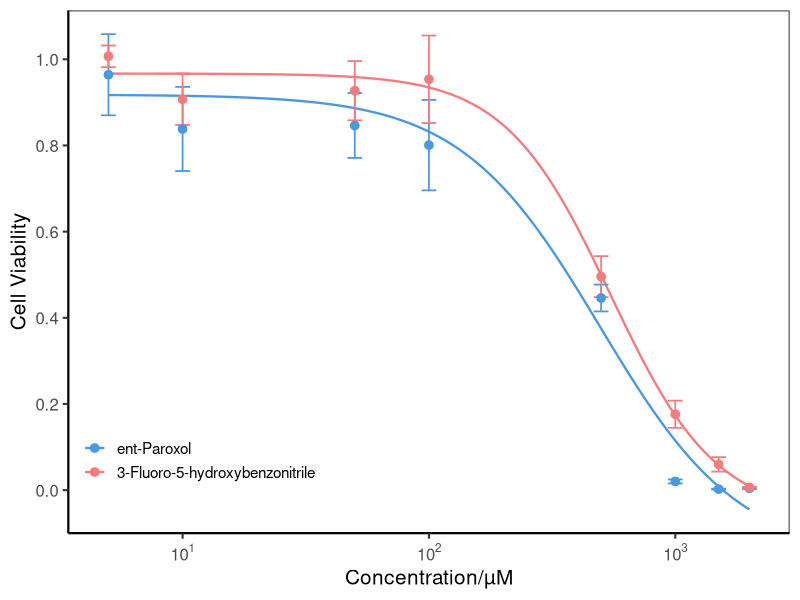

Recreate this plot in R.
# run_ggplot2.R --------------------------------------------------------------
# 复现 Nature Communications (2024) 15:8396 图 4f
# Hep G2 细胞在两种化合物下的剂量-反应曲线 (CCK-8, mean ± sd, n = 6)
# 用 nls 拟合 4PL 曲线, 用 ggplot2 出图
# ----------------------------------------------------------------------------

library(tidyverse)
library(minpack.lm)


# 1. 读入逐孔数据, 化合物设为有序因子 -----------------------------------------
raw_data <- read_csv("data/fig4f.csv") |>
  mutate(compound = fct_relevel(compound, "ent-Paroxol", "3-Fluoro-5-hydroxybenzonitrile"))



# 2. 汇总 mean ± sd; 0 uM 对照无法上对数轴, 绘图时滤除 -------------------------
summary_data <- raw_data |>
  filter(conc_um > 0) |>
  group_by(compound, conc_um) |>
  summarise(
    mean = mean(viability), 
    sd   = sd(viability), 
    .groups = "drop"
  ) |>
  mutate(ymin = mean - sd, ymax = mean + sd)


# 3. 逐化合物拟合 4PL, 生成平滑曲线 -------------------------------------------
fit_4pl <- function(data) {
  nlsLM(
    viability ~ bottom + (top - bottom) / (1 + (conc_um / ec50)^hill),
    data = data, 
    start = list(bottom = -0.2, top = 1, ec50 = 500, hill = 1),
    control = nls.lm.control(maxiter = 1000, ftol = 1e-10, ptol = 1e-10)
  )
}


grid <- tibble(conc_um = 10^seq(log10(5), log10(2000), length.out = 600))

pred_data <- raw_data |>
  group_nest(compound) |>
  mutate(
    mod = map(data, fit_4pl)
  ) |> 
  mutate(pred = map(mod, ~ mutate(grid, mean = predict(.x, newdata = grid)))) |>
  select(compound, pred) |>
  unnest(pred)



# 4. 出图 --------------------------------------------------------------------
summary_data |> 
  ggplot(aes(x = conc_um, y = mean, colour = compound)) +
  geom_line(data = pred_data, linewidth = 0.8) +
  geom_errorbar(aes(ymin = ymin, ymax = ymax),
                width = 0.06, linewidth = 0.6) +
  geom_point(size = 2.6) +
  scale_x_log10(
    breaks = c(10, 100, 1000),
    labels = scales::label_log()
  ) +
  scale_y_continuous(
    breaks = seq(0, 1.2, 0.2),
    labels = scales::label_number(accuracy = 0.1)
  ) +
  scale_colour_manual(
    values = c("ent-Paroxol"                    = "#4A98E0",
               "3-Fluoro-5-hydroxybenzonitrile" = "#F47C7C")
  ) +
  labs(x = "Concentration/\u00b5M", y = "Cell Viability", colour = NULL) +
  theme_test(base_size = 15) +
  theme(axis.line = element_line(linewidth = 0.7),
        axis.ticks = element_line(linewidth = 0.7),
        axis.ticks.length = unit(4, "pt"),
        legend.position = c(0.02, 0.14),
        legend.justification = c(0, 0.5),
        legend.text = element_text(size = 11))
